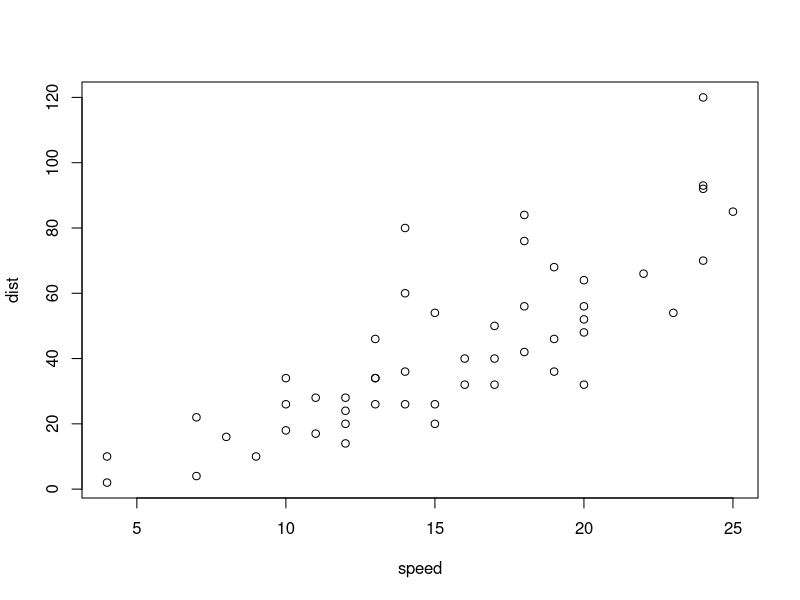
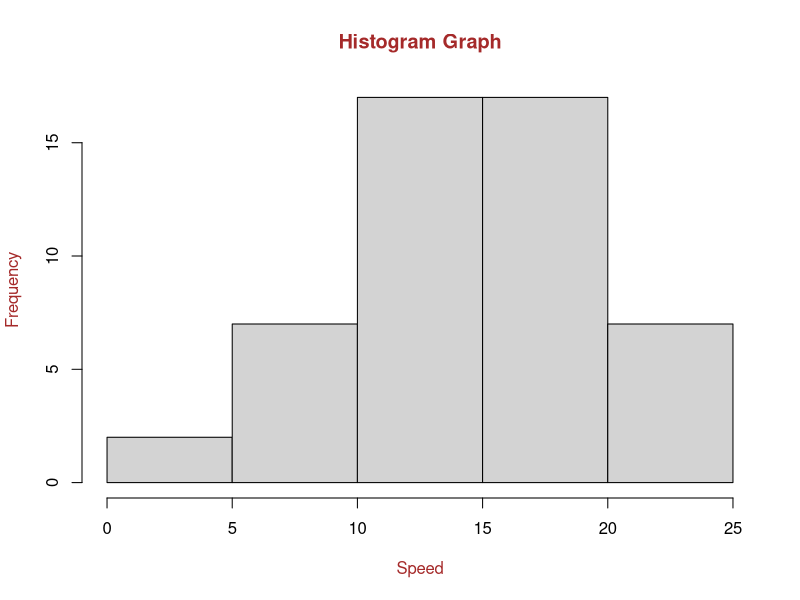
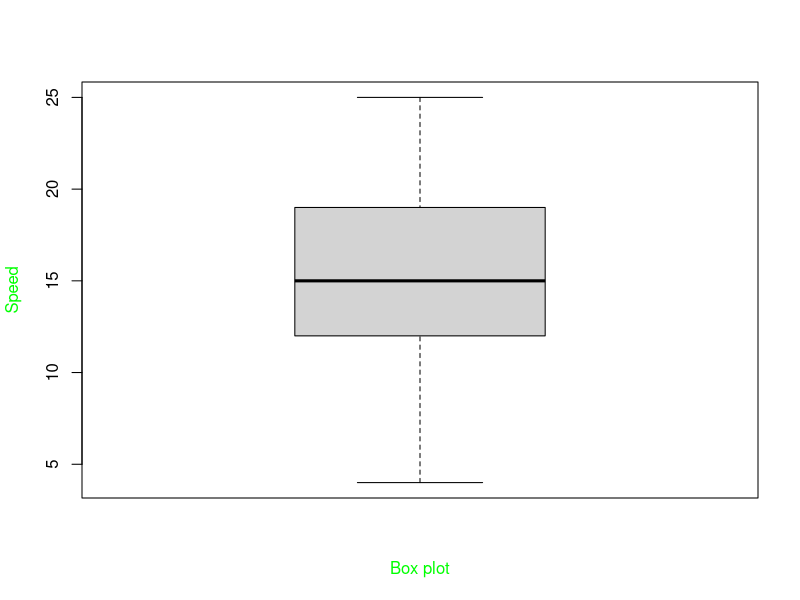

Source code (R) for these figures, in order:
## ---- chunk 1
data(cars)
str(cars)
summary(cars)
## ---- chunk 2
plot(cars)
## ---- chunk 3
hist(cars$speed,main="Histogram Graph",xlab = "Speed",ylab = "Frequency", col.main = "Brown",col.lab = "Brown")
## ---- chunk 4
boxplot(cars$speed,xlab = "Box plot",ylab = "Speed",col.lab = "Green")
